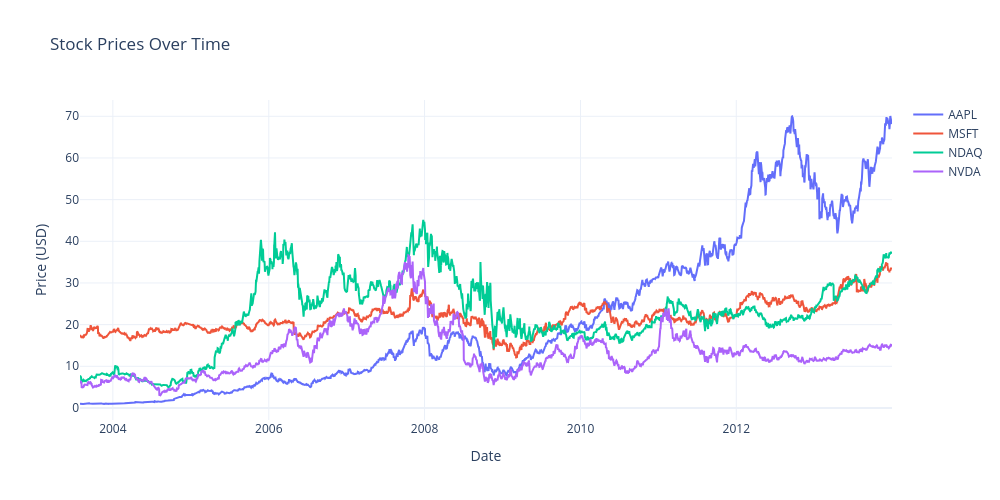

The cell this chart's notebook holds for it:
### Code cell
import pandas as pd
import plotly.graph_objects as go

# load the data using pandas. 
df = pd.read_csv("stock_prices.csv", parse_dates=["Date"])
mm = df.set_index("Date")  # The function of df.set_index will retun a new dataframe. And raises the data column as index colun
nn = mm.loc[mm.index > "2013-12-31"]
mm = mm.loc[mm.index <= "2013-12-31"]


fig = go.Figure()

# Now we want to do some data visualization, I want to predict the stock price of Apple,using NVDIA, Microsoft stock prices and the NASDAQ index to help train the model.

# Here you can also hover the mouse on data, and it shows corresponding information.
for col in ["AAPL", "MSFT", "NDAQ","NVDA"]:
    fig.add_trace(go.Scatter(
        x=mm.index,
        y=mm[col],
        mode="lines",
        name=col,
        hovertemplate=
            "Date: %{x}<br>" +
            f"{col} Price: "+"%{y:.2f}<extra></extra>"
    ))


fig.update_layout(
    title="Stock Prices Over Time",
    xaxis_title="Date",
    yaxis_title="Price (USD)",
    hovermode="x unified",  
    template="plotly_white",
    xaxis=dict(hoverformat="%Y-%m-%d"),
    height=500,
    width=1000
)

fig.show()
# Here you get the visualization of the four attributes. It is clearly that Apple stock price is increasing fast.Because it is only for data visualization
# And we use the data before and include 2013-12-31 to visualize

### Figure 1 — Plotly figure (JSON) as saved in the notebook; plotly's stock layout.template omitted (floating-point values rounded to 4 significant figures; data arrays with more than 128 entries replaced by an {"elided": "..."} marker saying what was removed)
{"data": [{"hovertemplate": "Date: %{x}<br>AAPL Price: %{y:.2f}<extra></extra>", "mode": "lines", "name": "AAPL", "type": "scatter", "x": {"elided": "2624 str values"}, "y": {"elided": "2624 float values"}}, {"hovertemplate": "Date: %{x}<br>MSFT Price: %{y:.2f}<extra></extra>", "mode": "lines", "name": "MSFT", "type": "scatter", "x": {"elided": "2624 str values"}, "y": {"elided": "2624 float values"}}, {"hovertemplate": "Date: %{x}<br>NDAQ Price: %{y:.2f}<extra></extra>", "mode": "lines", "name": "NDAQ", "type": "scatter", "x": {"elided": "2624 str values"}, "y": {"elided": "2624 float values"}}, {"hovertemplate": "Date: %{x}<br>NVDA Price: %{y:.2f}<extra></extra>", "mode": "lines", "name": "NVDA", "type": "scatter", "x": {"elided": "2624 str values"}, "y": {"elided": "2624 float values"}}], "layout": {"height": 500, "hovermode": "x unified", "title": {"text": "Stock Prices Over Time"}, "width": 1000, "xaxis": {"autorange": true, "hoverformat": "%Y-%m-%d", "range": ["2003-07-31", "2013-12-31"], "title": {"text": "Date"}, "type": "date"}, "yaxis": {"autorange": true, "range": [-2.891, 73.91], "title": {"text": "Price (USD)"}, "type": "linear"}}}
